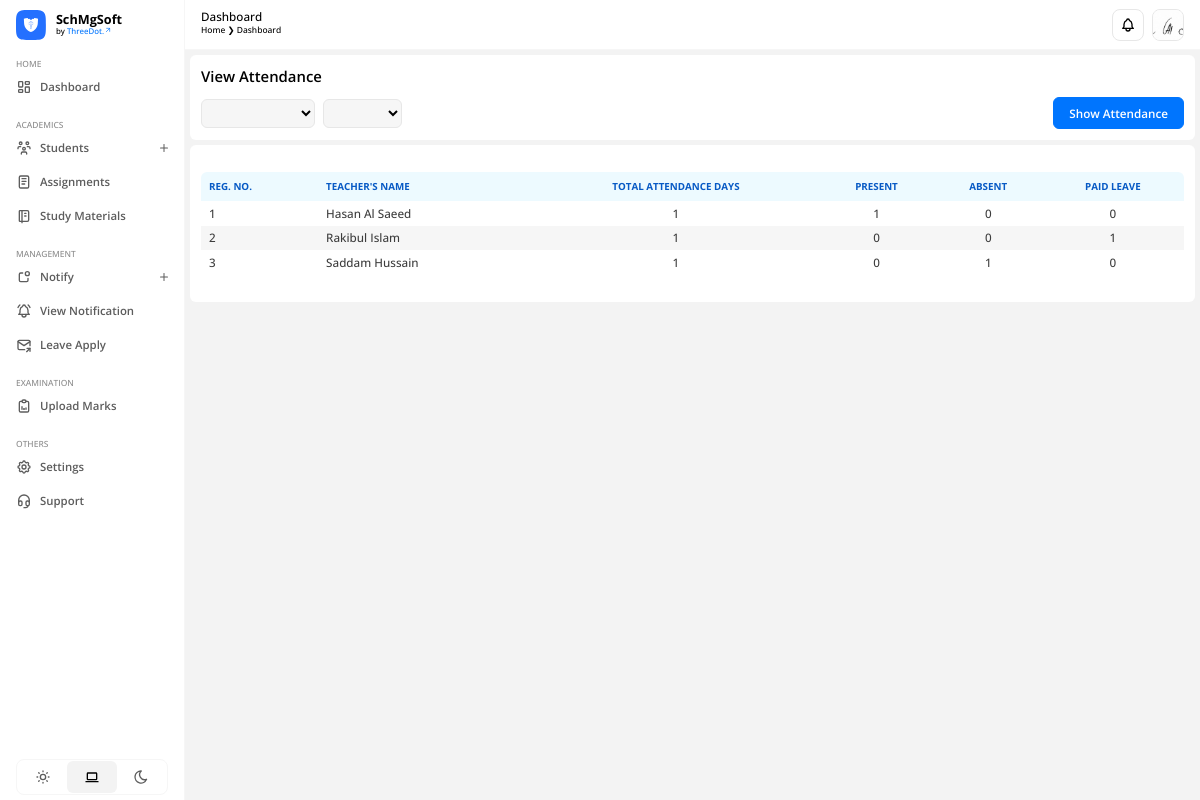
The page /academics/teachers/attendance/view (signed in) on the database its author committed.
### apps/users/models.py (models this page shows)
class CustomUser(AbstractUser):
    USER = (
        (1, 'ADMIN'),
        (2, 'TEACHER'),
        (3, 'STUDENT')
    )
    user_type = models.CharField(choices=USER, max_length=20, default=1)
    profile_pic = models.ImageField(upload_to='profile_pic/', null=True, blank=True)
    city = models.CharField(max_length=200, blank=True)
    country = models.CharField(max_length=200, blank=True)

### apps/academics/models.py (models this page shows, shortened)
class Teacher(models.Model):
    admin = models.OneToOneField(CustomUser, on_delete=models.CASCADE)
    gender = models.CharField(max_length=20)
    dob = models.DateField()
    mobile_number = models.PositiveIntegerField()
    pan_number = models.CharField(max_length=10)
    aadhaar_number = models.PositiveBigIntegerField()
    vill_town = models.CharField(max_length=200)
    post_office = models.CharField(max_length=200)
    police_station = models.CharField(max_length=200)
    district = models.CharField(max_length=200)
    permanent_address = models.CharField(max_length=300)
    state = models.CharField(max_length=200)
    pin = models.PositiveIntegerField()
    tenth_percentage = models.DecimalField(max_digits=4, decimal_places=2)
    twelfth_percentage = models.DecimalField(max_digits=4, decimal_places=2)
    qualification = models.CharField(max_length=500)
    bank_name = models.CharField(max_length=350)
    account_number = models.PositiveIntegerField()
    branch_name = models.CharField(max_length=350)
    ifsc = models.CharField(max_length=100)
    teacher_photo = models.ImageField(upload_to='media/profile_pic')
    cv_resume = models.FileField(upload_to='media/teachers/cv')
    created_at = models.DateTimeField(auto_now_add=True)
    updated_at = models.DateTimeField(auto_now=True)

### apps/academics/views.py (the view)
# urls.py: path('teachers/attendance/view', views.teacher_attendance_view, name='attendance-view'),
@login_required(login_url='/')
def teacher_attendance_view(request):
    current_date = datetime.now()
    month = request.GET.get('month', current_date.month)
    year = request.GET.get('year', current_date.year)
    try:
        month = int(month)
        year = int(year)
    except ValueError:
        month = current_date.month
        year = current_date.year
    attendances = TeacherAttendance.objects.filter(date__month=month, date__year=year)
    months = [
        'January', 'February', 'March', 'April', 'May', 'June',
        'July', 'August', 'September', 'October', 'November', 'December'
    ]
    attendance_summary = defaultdict(lambda: {'total_days': 0, 'present_days': 0, 'absent_days': 0, 'paid_leave_days': 0})
    for attendance in attendances:
        teacher_id = attendance.teacher.id
        attendance_summary[teacher_id]['teacher'] = attendance.teacher
        attendance_summary[teacher_id]['total_days'] += 1
        if attendance.attendance_type == 'PRESENT':
            attendance_summary[teacher_id]['present_days'] += 1
        elif attendance.attendance_type == 'ABSENT':
            attendance_summary[teacher_id]['absent_days'] += 1
        elif attendance.attendance_type == 'PAID LEAVE':
            attendance_summary[teacher_id]['paid_leave_days'] += 1
    context = {
        'attendance_summary': attendance_summary.values(),
        'selected_month': month,
        'selected_year': year,
        'months': list(enumerate(months, 1)),  # List of tuples (index, month name) for the template
        'years': range(2000, current_date.year + 1),  # Year range for the template
    }
    return render(request, 'view-attendance.html', context)

### apps/academics/templates/view-attendance.html (shortened to what this page needs)
{% extends "base.html" %}
{% load static %}
{% block htmlhead %}
<link rel="stylesheet" type="text/css" href="{% static 'css/academics/view-attendance.css' %}" />
{% endblock htmlhead %}
{% block content %}
<div class="page-content">
  <div id="view-attendance">
    <h3>View Attendance</h3>
    <form method="get" action="">
      <div class="form-group">
        <select name="month" id="month">
        </select>
        <select name="year" id="year">
        </select>
      </div>
      <button type="submit">Show Attendance</button>
    </form>
  </div>
  <div id="table-container">
    <table>
      <thead>
        <tr>
          <th>REG. NO.</th>
          <th>TEACHER'S NAME</th>
          <th style="text-align: center">TOTAL ATTENDANCE DAYS</th>
          <th style="text-align: center">PRESENT</th>
          <th style="text-align: center">ABSENT</th>
          <th style="text-align: center">PAID LEAVE</th>
        </tr>
      </thead>
      <tbody>
        {% for summary in attendance_summary %}
        <tr>
          <td>{{ forloop.counter }}</td>
          <td>{{ summary.teacher.admin.first_name }} {{ summary.teacher.admin.last_name }}</td>
          <td style="text-align: center">{{ summary.total_days }}</td>
          <td style="text-align: center">{{ summary.present_days }}</td>
          <td style="text-align: center">{{ summary.absent_days }}</td>
          <td style="text-align: center">{{ summary.paid_leave_days }}</td>
        </tr>
        {% endfor %}
      </tbody>
    </table>
  </div>
</div>
{% endblock %}

### SchMgSoft/templates/header.html (shortened to what this page needs)
{% load static %}
{% block content %}
<header>
  <div class="left">
    <h3>Dashboard</h3>
    <div class="breadcrumb">
      <p>Home &#10095; Dashboard</p>
    </div>
  </div>
  <div class="right">
    <div id="notification-icon">
    </div>
    <div id="profile">
      {% if not user.profile_pic %}
      <img
        src="https://images.unsplash.com/photo-1522075469751-3a6694fb2f61?crop=entropy&cs=srgb&fm=jpg&ixid=M3wzMjM4NDZ8MHwxfHJhbmRvbXx8fHx8fHx8fDE3MjA2ODA4NTB8&ixlib=rb-4.0.3&q=85"
        alt="Profile Photo."
      />
      {% else %}
      <img src="{{ user.profile_pic.url }}" alt="Profile Photo." />
      {% endif %}
    </div>
  </div>
</header>
{% endblock %}
{% block extracss %}
<link rel="stylesheet" type="text/css" href="{% static 'css/header.css' %}" />
{% endblock %}

### SchMgSoft/static/css/style.css (style rules this page uses)
:root { --accent-clr-50: #edfaff; --accent-clr-100: #d6f1ff; --accent-clr-200: #b5e9ff; --accent-clr-300: #83ddff; --accent-clr-400: #48c7ff; --accent-clr-500: #1ea8ff; --accent-clr-600: #0689ff; --accent-clr-700: #0075fe; --accent-clr-800: #085ac5; --accent-clr-900: #0d4e9b; --accent-clr-950: #0e305d; --round-sm: 0.125rem; --round-norm: 0.25rem; --round-md: 0.375rem; --round-lg: 0.5rem; --round-xl: 0.75rem; --round-2xl: 1rem; --round-3xl: 1.5rem; --round-full: 50%; --transition-time: 0.15s; --animation-time: 0.3s; }
*, *:before, *:after { margin: 0; padding: 0; box-sizing: border-box; font-family: 'Open Sans', sans-serif; font-synthesis: none; -webkit-font-smoothing: antialiased; -moz-osx-font-smoothing: grayscale; text-rendering: optimizeLegibility; }
html { scroll-behavior: smooth; }
body { margin: 0; padding: 0; min-width: 100%; min-height: 100vh; font-family: 'Open Sans', sans-serif; font-synthesis: none; -webkit-font-smoothing: antialiased; -moz-osx-font-smoothing: grayscale; text-rendering: optimizeLegibility; overflow: hidden; }
body.light-mode { --text-clr-50: #f6f6f6; --text-clr-100: #e7e7e7; --text-clr-200: #d1d1d1; --text-clr-300: #b0b0b0; --text-clr-400: #9c9c9c; --text-clr-500: #8c8c8c; --text-clr-600: #5d5d5d; --text-clr-700: #4f4f4f; --text-clr-800: #454545; --text-clr-900: #3d3d3d; --text-clr-950: #000000; --bg-clr: #f3f3f3; --bg-component: #ffffff; --bg-icon: #f3f3f3; --bg-blur: rgba(255, 255, 255, 0.3); --border-clr: rgba(0, 0, 0, 0.05); --overlay: rgba(0, 0, 0, 0.5); }
p, h1, h2, h3, h4, h5, h6 { padding: 0; margin: 0; }

### SchMgSoft/static/css/academics/view-attendance.css (style rules this page uses)
.page-content { width: 100%; height: 100%; display: flex; flex-direction: column; flex-wrap: wrap; gap: 5px; }
#view-attendance { padding: 11px; width: 100%; display: flex; gap: 11px; display: flex; flex-direction: column; align-items: start; background: var(--bg-component); border-radius: var(--round-md); }
#view-attendance h3 { font-size: 0.931rem; font-weight: 600; text-align: left; color: var(--text-clr-950); }
#view-attendance form { width: 100%; display: flex; align-items: center; justify-content: space-between; }
#view-attendance form .form-group { height: 32px; display: flex; align-items: center; gap: 8px; }
#view-attendance form .form-group select { padding: 5px 15px; outline: none; color: var(--text-clr-950); font-size: 0.731rem; font-weight: 500; text-align: center; background: var(--text-clr-50); border: 1px solid var(--text-clr-100); border-radius: var(--round-md); transition: border-color var(--transition-time) ease-out; }
#view-attendance form button[type='submit'] { padding: 7px 15px; width: fit-content; height: 100%; background: none; border: none; outline: none; cursor: pointer; font-size: 0.731rem; font-weight: 600; text-align: center; border-radius: var(--round-md); background: var(--accent-clr-700); border: 1px solid var(--accent-clr-700); color: #fff; transition: background var(--transition-time) ease-out; }
#table-container { padding: 11px; width: 100%; background: var(--bg-component); border-radius: var(--round-md); }
table { width: 100%; border-collapse: collapse; margin: 1rem 0; }
table th, table td { text-align: left; }
table thead tr:first-child th:first-child { border-top-left-radius: var(--round-md); }
table thead tr:first-child th:last-child { border-top-right-radius: var(--round-md); }
table tbody tr:last-child td:first-child { border-bottom-left-radius: var(--round-md); }
table tbody tr:last-child td:last-child { border-bottom-right-radius: var(--round-md); }
table tbody tr:nth-child(even) { background: var(--text-clr-50); }
table th { padding: 0.5rem; font-size: 0.613rem; font-weight: 700; color: var(--accent-clr-800); background-color: var(--accent-clr-50); }
table td { padding: 0.3rem 0.5rem; font-size: 0.731rem; font-weight: 500; color: var(--text-clr-900); }

### rows shown on the page
CustomUser: profile_pic (picture)
Teacher: teacher.admin.first_name "Hasan", teacher.admin.last_name "Al Saeed", total_days "1", present_days "1", absent_days "0", paid_leave_days "0"
Teacher: teacher.admin.first_name "Rakibul", teacher.admin.last_name "Islam", total_days "1", present_days "0", absent_days "0", paid_leave_days "1"
Teacher: teacher.admin.first_name "Saddam", teacher.admin.last_name "Hussain", total_days "1", present_days "0", absent_days "1", paid_leave_days "0"
